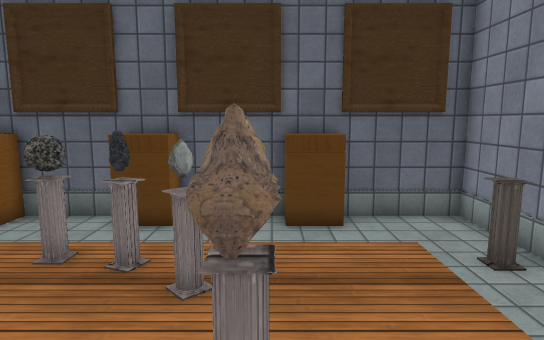
view 1 (above)

13 first-person views from a walk through a 3-D level made in the Unity game engine. The camera is 1.5 m above the floor, tilts 8° down and sees 75° across. The floor is counted in squares, 0.5 m on a side. Each view is taken from the middle of a square. On the plan, view 1 faces up. The plan holds only what a view shows up to about 20 squares ahead; the rest is blank. The player is left out. Some surface patterns are stand-ins.

view 2
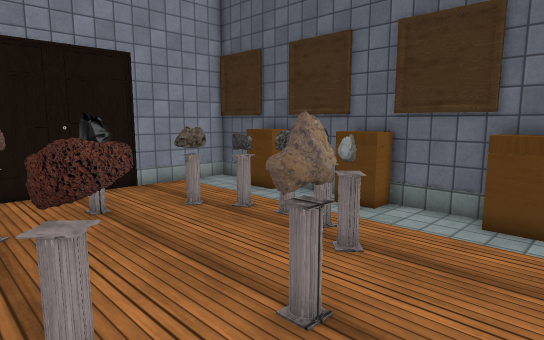

view 3
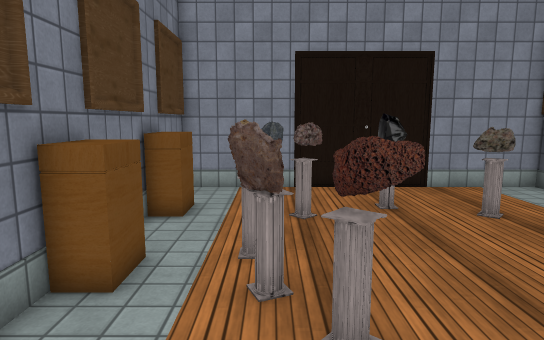

view 4
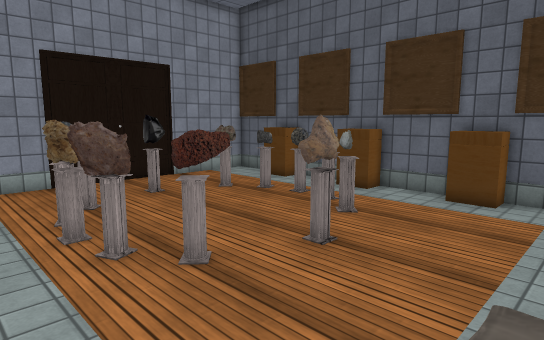

view 5
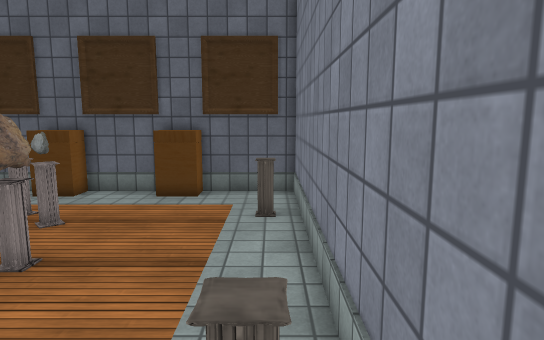

view 6
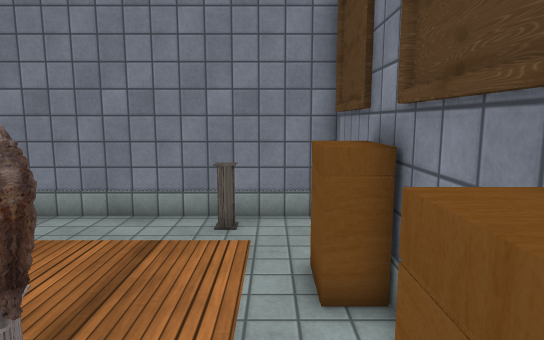

view 7
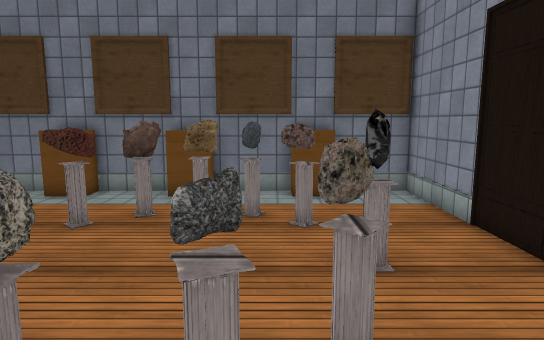

view 8
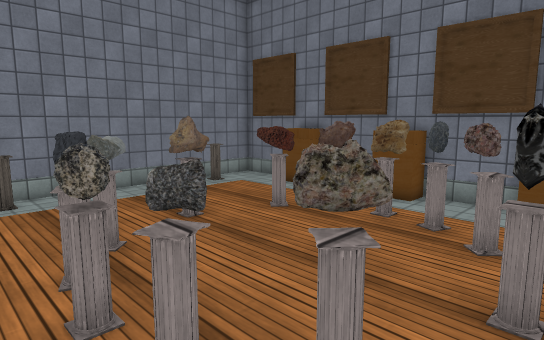

view 9
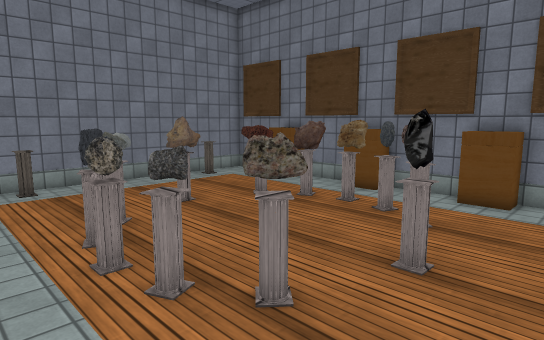

view 10
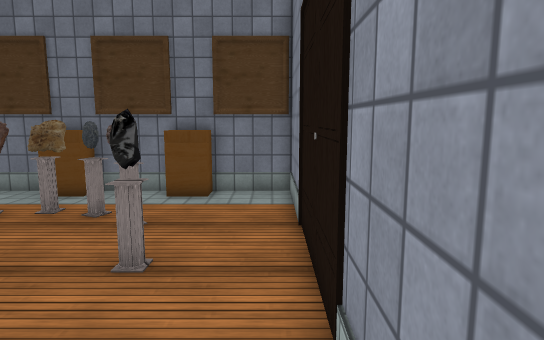

view 11
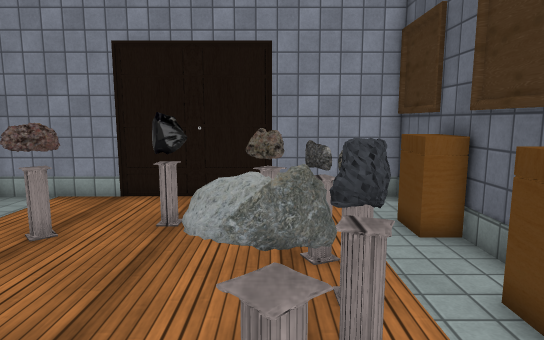

view 12
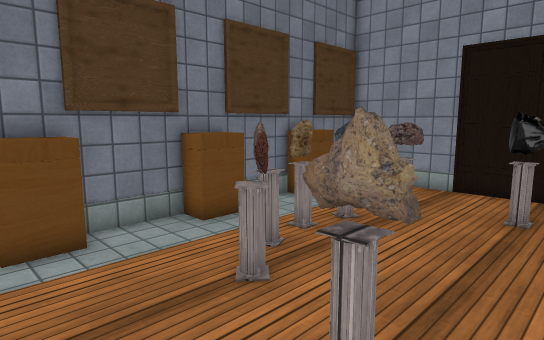

view 13
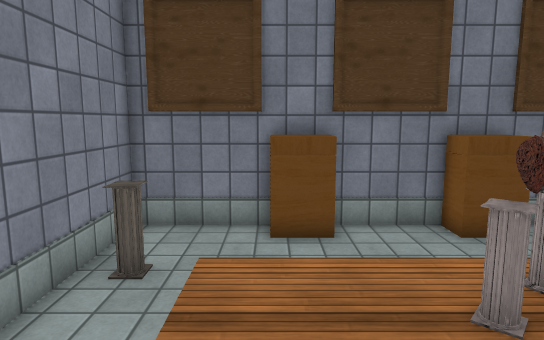

### Floor plan
Key: @ floor where view 1 was taken; # wall or solid block; . floor; ^ raised ledge; R rock; O other object.
Columns run from 13 left of view 1 to 6 right of it. Each row starts with its distance up from view 1.
 11 ####^^###^^###^^####
 10 #..#^^..#^^..#^^...#
  9 #..................#
  8 #.......RO.........#
  7 #.....OORRO.......O#
  6 #....O.....RO......#
  5 #....R.............#
  4 #............R.....#
  3 #...O.......RO.....#
  2 #............R.....#
  1 #...........R......#
  0 #....OR....OO@.....#
 -1 #.....OOORO.......O#
 -2 #.......RRR.......O#
 -3 #..................#
 -4 #..#^^..#^^..#^^...#
 -5 ####^^###^^###^^####

Positions as (right, up) in squares from view 1, and headings:
1: (0, 0), facing up
2: (3, -1), facing up-left
3: (3, -1), facing left
4: (5, -4), facing up-left
5: (5, -4), facing up
6: (-5, -3), facing right
7: (-7, 10), facing down
8: (-10, 9), facing down-right
9: (-12, 10), facing down-right
10: (-12, 10), facing down
11: (1, 6), facing left
12: (3, 5), facing down-left
13: (2, 5), facing down
